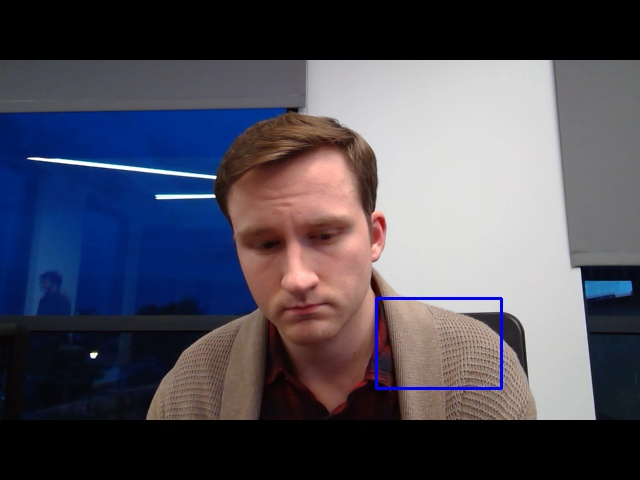
#> input picture Ã¿.jpg, 640 x 480 px, given in place of the camera
$ python myDemo.py
#> lines starting #> are read from the running program, lines starting #| are printed output that depends on the picture; after the words box and inside, x2 and y2 are one past the last pixel; in counts of white or black regions, pixels touching at a corner belong together
import numpy as np
import cv2

cap = cv2.VideoCapture(0)

fgbg = cv2.createBackgroundSubtractorMOG2()

while(1):
    ret, frame = cap.read()
#> frame is the input picture: shape (480, 640, 3); mean B, G, R 89.8, 77.7, 79

    # setup initial location of window
    r,h,c,w = 250,90,400,125  # simply hardcoded the values
    track_window = (c,r,w,h)

    # set up the ROI for tracking
    roi = frame[r:r+h, c:c+w]
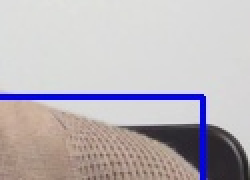
#> roi: shape (90, 125, 3) (shown 2 times larger); mean B, G, R 186.3, 180.9, 186.8
    hsv_roi =  cv2.cvtColor(roi, cv2.COLOR_BGR2HSV)
#> hsv_roi: shape (90, 125, 3); mean H, S, V 40.7, 27.5, 196
    mask = cv2.inRange(hsv_roi, np.array((0., 60.,32.)), np.array((180.,255.,255.)))
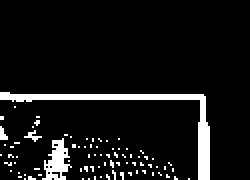
#> mask: shape (90, 125) (shown 2 times larger); 8% white; 82 white regions (79 under 20 px), largest, box (x1, y1, x2, y2) and area: (0, 46, 105, 90) 526, (21, 69, 36, 90) 164, (12, 65, 21, 71) 20
    roi_hist = cv2.calcHist([hsv_roi],[0],mask,[180],[0,180])
#> roi_hist = 180 values, max 373 at index 120, min 0 at index 0, mean 5.01
    cv2.normalize(roi_hist,roi_hist,0,255,cv2.NORM_MINMAX)

    # Setup the termination criteria, either 10 iteration or move by atleast 1 pt
    term_crit = ( cv2.TERM_CRITERIA_EPS | cv2.TERM_CRITERIA_COUNT, 10, 1 )

    if ret == True:
        hsv = cv2.cvtColor(frame, cv2.COLOR_BGR2HSV)
#> hsv: shape (480, 640, 3); mean H, S, V 56.1, 77.5, 99.2
        dst = cv2.calcBackProject([hsv],[0],roi_hist,[0,180],1)
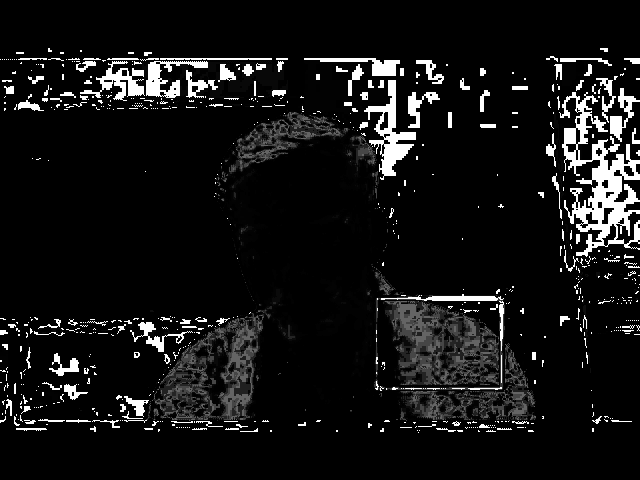
#> dst: shape (480, 640); min 0, max 255, mean 20.4

        # apply meanshift to get the new location
        ret, track_window = cv2.meanShift(dst, track_window, term_crit)
#> ret = 5; track_window = (387, 282, 125, 90)

        # Draw it on image
        x,y,w,h = track_window
#> x = 387; y = 282; w = 125; h = 90
        img2 = cv2.rectangle(frame, (x,y), (x+w,y+h), 255,2)
        cv2.imshow('img2',img2)

        k = cv2.waitKey(60) & 0xff
#> (key Esc is pressed here)
        if k == 27:
            break
        else:
            cv2.imwrite(chr(k)+".jpg",img2)

    else:
        break

    fgmask = fgbg.apply(frame)

    cv2.imshow('frame',fgmask)
    k = cv2.waitKey(30) & 0xff
    if k == 27:
        break

cap.release()
cv2.destroyAllWindows()
